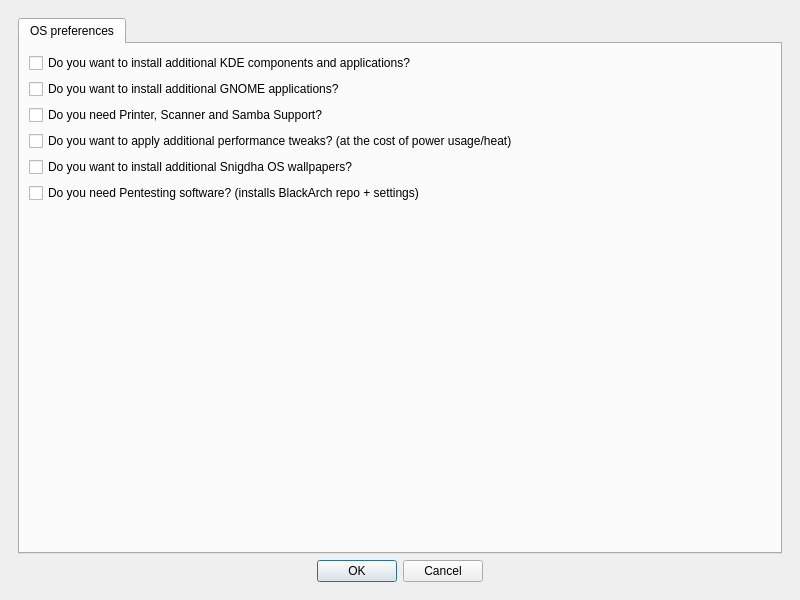
<?xml version="1.0" encoding="UTF-8"?>
<ui version="4.0">
 <class>SnigdhaOSBlackbox</class>
 <widget class="QMainWindow" name="SnigdhaOSBlackbox">
  <property name="geometry">
   <rect>
    <x>0</x>
    <y>0</y>
    <width>800</width>
    <height>600</height>
   </rect>
  </property>
  <property name="windowTitle">
   <string>Snigdha OS BlackBox</string>
  </property>
  <widget class="QWidget" name="centralwidget">
   <layout class="QGridLayout" name="gridLayout">
    <item row="0" column="0">
     <widget class="QStackedWidget" name="mainStackedWidget">
      <property name="currentIndex">
       <number>2</number>
      </property>
      <widget class="QWidget" name="textWidget">
       <layout class="QGridLayout" name="gridLayout_2">
        <item row="3" column="0">
         <widget class="QDialogButtonBox" name="textWidget_buttonBox">
          <property name="enabled">
           <bool>true</bool>
          </property>
          <property name="standardButtons">
           <set>QDialogButtonBox::StandardButton::Cancel|QDialogButtonBox::StandardButton::Ok</set>
          </property>
          <property name="centerButtons">
           <bool>true</bool>
          </property>
         </widget>
        </item>
        <item row="2" column="0">
         <widget class="QStackedWidget" name="textStackedWidget">
          <property name="currentIndex">
           <number>5</number>
          </property>
          <widget class="QWidget" name="textWidget_welcome">
           <layout class="QGridLayout" name="gridLayout_3">
            <item row="0" column="0">
             <widget class="QLabel" name="label">
              <property name="sizePolicy">
               <sizepolicy hsizetype="Preferred" vsizetype="Maximum">
                <horstretch>0</horstretch>
                <verstretch>0</verstretch>
               </sizepolicy>
              </property>
              <property name="text">
               <string>&lt;html&gt;&lt;head/&gt;&lt;body&gt;&lt;p&gt;&lt;span style=&quot; font-size:24pt;&quot;&gt;Welcome to &lt;/span&gt;&lt;span style=&quot; font-size:24pt; font-weight:700;&quot;&gt;Snigdha OS!&lt;/span&gt;&lt;span style=&quot; font-size:24pt;&quot;&gt;😊&lt;/span&gt;&lt;br/&gt;&lt;span style=&quot; font-weight:700;&quot;&gt;Snigdha OS BlackBox&lt;/span&gt; will help you set up tools on your system to your necessaries.&lt;/p&gt;&lt;p&gt;Before the Snigdha OS Black Box can continue, initial system updates have to be applied and the Snigdha OS Assistant is updated.&lt;br/&gt;Make sure you have a working internet connection before you continue.&lt;/p&gt;&lt;p&gt;This application is inspired from &lt;span style=&quot; font-weight:700;&quot;&gt;Garuda Linux&lt;/span&gt;&lt;/p&gt;&lt;/body&gt;&lt;/html&gt;</string>
              </property>
              <property name="textFormat">
               <enum>Qt::TextFormat::RichText</enum>
              </property>
              <property name="scaledContents">
               <bool>true</bool>
              </property>
              <property name="alignment">
               <set>Qt::AlignmentFlag::AlignCenter</set>
              </property>
              <property name="wordWrap">
               <bool>true</bool>
              </property>
             </widget>
            </item>
           </layout>
          </widget>
          <widget class="QWidget" name="textWidget_updateRetry">
           <layout class="QGridLayout" name="gridLayout_5">
            <item row="0" column="0">
             <widget class="QLabel" name="label_2">
              <property name="sizePolicy">
               <sizepolicy hsizetype="Preferred" vsizetype="Maximum">
                <horstretch>0</horstretch>
                <verstretch>0</verstretch>
               </sizepolicy>
              </property>
              <property name="text">
               <string>&lt;html&gt;&lt;head/&gt;&lt;body&gt;&lt;p&gt;&lt;span style=&quot; font-size:20pt;&quot;&gt;Update failed!😒&lt;/span&gt;&lt;br/&gt;System update failed. Try again?😬&lt;/p&gt;&lt;p&gt;&lt;a href=&quot;https://forum.snigdhaos.org&quot;&gt;&lt;span style=&quot; text-decoration: underline; color:#754ffe;&quot;&gt;Visit the Snigdha OS Forum&lt;/span&gt;&lt;/a&gt; if further issues occour.&lt;br/&gt;Finishing this update via the Snigdha OS Blackbox is highly recommended in order to apply release-specific fixes.&lt;/p&gt;&lt;/body&gt;&lt;/html&gt;</string>
              </property>
              <property name="textFormat">
               <enum>Qt::TextFormat::RichText</enum>
              </property>
              <property name="scaledContents">
               <bool>true</bool>
              </property>
              <property name="alignment">
               <set>Qt::AlignmentFlag::AlignCenter</set>
              </property>
              <property name="wordWrap">
               <bool>true</bool>
              </property>
              <property name="openExternalLinks">
               <bool>true</bool>
              </property>
             </widget>
            </item>
           </layout>
          </widget>
          <widget class="QWidget" name="textWidget_nvidia">
           <layout class="QGridLayout" name="gridLayout_11">
            <item row="0" column="0">
             <widget class="QLabel" name="label_6">
              <property name="sizePolicy">
               <sizepolicy hsizetype="Preferred" vsizetype="Maximum">
                <horstretch>0</horstretch>
                <verstretch>0</verstretch>
               </sizepolicy>
              </property>
              <property name="text">
               <string>&lt;html&gt;&lt;head/&gt;&lt;body&gt;&lt;p&gt;&lt;span style=&quot; font-size:20pt;&quot;&gt;NVIDIA drivers&lt;/span&gt;&lt;/p&gt;&lt;p&gt;Additional nonfree NVIDIA graphics drivers are available. Do you want to install them?&lt;/p&gt;&lt;/body&gt;&lt;/html&gt;</string>
              </property>
              <property name="textFormat">
               <enum>Qt::TextFormat::RichText</enum>
              </property>
              <property name="scaledContents">
               <bool>true</bool>
              </property>
              <property name="alignment">
               <set>Qt::AlignmentFlag::AlignCenter</set>
              </property>
              <property name="wordWrap">
               <bool>true</bool>
              </property>
              <property name="openExternalLinks">
               <bool>true</bool>
              </property>
             </widget>
            </item>
           </layout>
          </widget>
          <widget class="QWidget" name="textWidget_applyRetry">
           <layout class="QGridLayout" name="gridLayout_8">
            <item row="0" column="0">
             <widget class="QLabel" name="label_4">
              <property name="sizePolicy">
               <sizepolicy hsizetype="Preferred" vsizetype="Maximum">
                <horstretch>0</horstretch>
                <verstretch>0</verstretch>
               </sizepolicy>
              </property>
              <property name="text">
               <string>&lt;html&gt;&lt;head/&gt;&lt;body&gt;&lt;p&gt;&lt;span style=&quot; font-size:20pt;&quot;&gt;Failed to Apply😒!&lt;/span&gt;&lt;br/&gt;Applying system changes failed. Try again😄?&lt;/p&gt;&lt;p&gt;&lt;a href=&quot;https://forum.snigdhaos.org&quot;&gt;&lt;span style=&quot; text-decoration: underline; color:#754ffe;&quot;&gt;Visit the Snigdha OS Forum&lt;/span&gt;&lt;/a&gt; if further issues occour.&lt;/p&gt;&lt;/body&gt;&lt;/html&gt;</string>
              </property>
              <property name="textFormat">
               <enum>Qt::TextFormat::RichText</enum>
              </property>
              <property name="scaledContents">
               <bool>true</bool>
              </property>
              <property name="alignment">
               <set>Qt::AlignmentFlag::AlignCenter</set>
              </property>
              <property name="wordWrap">
               <bool>true</bool>
              </property>
              <property name="openExternalLinks">
               <bool>true</bool>
              </property>
             </widget>
            </item>
           </layout>
          </widget>
          <widget class="QWidget" name="textWidget_success">
           <layout class="QGridLayout" name="gridLayout_9">
            <item row="0" column="0">
             <widget class="QLabel" name="label_5">
              <property name="sizePolicy">
               <sizepolicy hsizetype="Preferred" vsizetype="Maximum">
                <horstretch>0</horstretch>
                <verstretch>0</verstretch>
               </sizepolicy>
              </property>
              <property name="text">
               <string>&lt;html&gt;&lt;head/&gt;&lt;body&gt;&lt;p&gt;&lt;span style=&quot; font-size:20pt;&quot;&gt;Success!😎&lt;/span&gt;&lt;br/&gt;Your system is set up and ready to go!&lt;/p&gt;&lt;p&gt;&lt;a href=&quot;https://forum.snigdhais.org&quot;&gt;&lt;span style=&quot; text-decoration: underline; color:#754ffe;&quot;&gt;Visit the Snigdha OS Forum&lt;/span&gt;&lt;/a&gt; if issues occour.&lt;br/&gt;&lt;a href=&quot;https://snigdhaos.org/&quot;&gt;&lt;span style=&quot; text-decoration: underline; color:#754ffe;&quot;&gt;Snigdha OS Documentation&lt;br/&gt;&lt;/span&gt;&lt;/a&gt;&lt;a href=&quot;https://wiki.archlinux.org/&quot;&gt;&lt;span style=&quot; text-decoration: underline; color:#754ffe;&quot;&gt;Arch Linux Wiki&lt;/span&gt;&lt;/a&gt;&lt;/p&gt;&lt;/body&gt;&lt;/html&gt;</string>
              </property>
              <property name="textFormat">
               <enum>Qt::TextFormat::RichText</enum>
              </property>
              <property name="scaledContents">
               <bool>true</bool>
              </property>
              <property name="alignment">
               <set>Qt::AlignmentFlag::AlignCenter</set>
              </property>
              <property name="wordWrap">
               <bool>true</bool>
              </property>
              <property name="openExternalLinks">
               <bool>true</bool>
              </property>
             </widget>
            </item>
           </layout>
          </widget>
          <widget class="QWidget" name="textWidget_quit">
           <layout class="QGridLayout" name="gridLayout_6">
            <item row="0" column="0">
             <widget class="QLabel" name="label_3">
              <property name="sizePolicy">
               <sizepolicy hsizetype="Preferred" vsizetype="Maximum">
                <horstretch>0</horstretch>
                <verstretch>0</verstretch>
               </sizepolicy>
              </property>
              <property name="text">
               <string>&lt;html&gt;&lt;head/&gt;&lt;body&gt;&lt;p&gt;&lt;span style=&quot; font-size:20pt;&quot;&gt;Before you go🧸&lt;/span&gt;&lt;/p&gt;&lt;p&gt;You can restart the Snigdha OS Assistant at any time.&lt;br/&gt;Finishing the Snigdha OS Assistant is recommended in order to apply release-specific fixes.&lt;/p&gt;&lt;p&gt;&lt;a href=&quot;https://forum.snigdhaos.org&quot;&gt;&lt;span style=&quot; text-decoration: underline; color:#754ffe;&quot;&gt;Visit the Snigdha OS Forum&lt;/span&gt;&lt;/a&gt; if issues occour.&lt;br/&gt;&lt;a href=&quot;https://snigdhaos.org/documentation/&quot;&gt;&lt;span style=&quot; text-decoration: underline; color:#754ffe;&quot;&gt;Snigdha OS Documentation&lt;br/&gt;&lt;/span&gt;&lt;/a&gt;&lt;a href=&quot;https://wiki.archlinux.org/&quot;&gt;&lt;span style=&quot; text-decoration: underline; color:#754ffe;&quot;&gt;Arch Linux Wiki&lt;/span&gt;&lt;/a&gt;&lt;/p&gt;&lt;/body&gt;&lt;/html&gt;</string>
              </property>
              <property name="textFormat">
               <enum>Qt::TextFormat::RichText</enum>
              </property>
              <property name="scaledContents">
               <bool>true</bool>
              </property>
              <property name="alignment">
               <set>Qt::AlignmentFlag::AlignCenter</set>
              </property>
              <property name="wordWrap">
               <bool>true</bool>
              </property>
              <property name="openExternalLinks">
               <bool>true</bool>
              </property>
             </widget>
            </item>
           </layout>
          </widget>
         </widget>
        </item>
       </layout>
      </widget>
      <widget class="QWidget" name="waitingWidget">
       <layout class="QGridLayout" name="gridLayout_4">
        <item row="3" column="0">
         <spacer name="verticalSpacer_2">
          <property name="orientation">
           <enum>Qt::Orientation::Vertical</enum>
          </property>
          <property name="sizeHint" stdset="0">
           <size>
            <width>20</width>
            <height>40</height>
           </size>
          </property>
         </spacer>
        </item>
        <item row="1" column="0">
         <widget class="QProgressBar" name="progressBar">
          <property name="maximum">
           <number>0</number>
          </property>
          <property name="value">
           <number>0</number>
          </property>
         </widget>
        </item>
        <item row="0" column="0">
         <spacer name="verticalSpacer">
          <property name="orientation">
           <enum>Qt::Orientation::Vertical</enum>
          </property>
          <property name="sizeHint" stdset="0">
           <size>
            <width>20</width>
            <height>40</height>
           </size>
          </property>
         </spacer>
        </item>
        <item row="2" column="0">
         <widget class="QLabel" name="waitingWidget_text">
          <property name="text">
           <string>TextLabel</string>
          </property>
          <property name="alignment">
           <set>Qt::AlignmentFlag::AlignCenter</set>
          </property>
         </widget>
        </item>
       </layout>
      </widget>
      <widget class="QWidget" name="selectWidget">
       <layout class="QGridLayout" name="gridLayout_7">
        <item row="0" column="0">
         <widget class="QTabWidget" name="selectWidget_tabs">
          <property name="sizePolicy">
           <sizepolicy hsizetype="Expanding" vsizetype="Ignored">
            <horstretch>0</horstretch>
            <verstretch>0</verstretch>
           </sizepolicy>
          </property>
          <property name="currentIndex">
           <number>0</number>
          </property>
          <property name="elideMode">
           <enum>Qt::TextElideMode::ElideNone</enum>
          </property>
          <widget class="QWidget" name="tab">
           <attribute name="title">
            <string>OS preferences</string>
           </attribute>
           <layout class="QGridLayout" name="gridLayout_10">
            <item row="15" column="0">
             <spacer name="verticalSpacer_3">
              <property name="orientation">
               <enum>Qt::Orientation::Vertical</enum>
              </property>
              <property name="sizeHint" stdset="0">
               <size>
                <width>20</width>
                <height>344</height>
               </size>
              </property>
             </spacer>
            </item>
            <item row="14" column="0">
             <widget class="QCheckBox" name="checkBox_Blackarch">
              <property name="text">
               <string>Do you need Pentesting software? (installs BlackArch repo + settings)</string>
              </property>
              <property name="packages" stdset="0">
               <stringlist notr="true">
                <string>blackarch-keyring</string>
                <string>blackarch-menus</string>
                <string>blackarch-mirrorlist</string>
               </stringlist>
              </property>
              <property name="prepare_commands" stdset="0">
               <stringlist notr="true">
                <string>sh &lt;(wget -qO- https://blackarch.org/strap.sh)</string>
               </stringlist>
              </property>
              <property name="setup_commands" stdset="0">
               <stringlist notr="true">
                <string>sed -i 's/#server/server/g' /etc/pacman.d/blackarch-mirrorlist</string>
               </stringlist>
              </property>
             </widget>
            </item>
            <item row="6" column="0">
             <widget class="QCheckBox" name="checkBox_Wallpaper">
              <property name="text">
               <string>Do you want to install additional Snigdha OS wallpapers?</string>
              </property>
              <property name="packages" stdset="0">
               <stringlist notr="true">
                <string>snigdhaos-additional-wallpapers</string>
               </stringlist>
              </property>
             </widget>
            </item>
            <item row="3" column="0">
             <widget class="QCheckBox" name="checkBox_GNOME">
              <property name="text">
               <string>Do you want to install additional GNOME applications?</string>
              </property>
              <property name="packages" stdset="0">
               <stringlist notr="true">
                <string>nautilus-image-converter</string>
                <string>nautilus-share</string>
                <string>nautilus-sendto</string>
                <string>eog-plugins</string>
                <string>grilo-plugins</string>
                <string>gnome-logs</string>
                <string>gnome-sound-recorder</string>
                <string>gnome-user-share</string>
                <string>lollypop</string>
                <string>celluloid</string>
               </stringlist>
              </property>
             </widget>
            </item>
            <item row="2" column="0">
             <widget class="QCheckBox" name="checkBox_KDE">
              <property name="text">
               <string>Do you want to install additional KDE components and applications?</string>
              </property>
              <property name="packages" stdset="0">
               <stringlist notr="true">
                <string>appmenu-gtk-module</string>
                <string>ark</string>
                <string>bluedevil</string>
                <string>breeze</string>
                <string>breeze-gtk</string>
                <string>colord-kde</string>
                <string>dolphin-plugins</string>
                <string>drkonqi</string>
                <string>filelight</string>
                <string>ffmpegthumbs</string>
                <string>gwenview</string>
                <string>icoutils</string>
                <string>kaccounts-providers</string>
                <string>kactivitymanagerd</string>
                <string>kamera</string>
                <string>kamoso</string>
                <string>kate</string>
                <string>kcalc</string>
                <string>kcron</string>
                <string>kde-cli-tools</string>
                <string>kde-gtk-config</string>
                <string>kde-service-menu-reimage</string>
                <string>kde-servicemenus-encfs</string>
                <string>kde-servicemenus-komparemenu</string>
                <string>kde-servicemenus-pdf</string>
                <string>kde-servicemenus-pdf-encrypt-decrypt</string>
                <string>kde-servicemenus-officeconverter</string>
                <string>kde-servicemenus-sendtodesktop</string>
                <string>kde-servicemenus-setaswallpaper</string>
                <string>kdeconnect</string>
                <string>kdecoration</string>
                <string>kdegraphics-thumbnailers</string>
                <string>kdeplasma-addons</string>
                <string>kdf</string>
                <string>kdialog</string>
                <string>keditbookmarks</string>
                <string>kfind</string>
                <string>kgamma5</string>
                <string>khelpcenter</string>
                <string>khotkeys</string>
                <string>kimageformats</string>
                <string>kinfocenter</string>
                <string>kio-extras</string>
                <string>kio-fuse</string>
                <string>kio-gdrive</string>
                <string>kleopatra</string>
                <string>kmenuedit</string>
                <string>kompare</string>
                <string>konsole</string>
                <string>krdc</string>
                <string>krename</string>
                <string>krfb</string>
                <string>kscreen</string>
                <string>ksshaskpass</string>
                <string>ksystemlog</string>
                <string>kwalletmanager</string>
                <string>kwrited</string>
                <string>milou</string>
                <string>okular</string>
                <string>partitionmanager</string>
                <string>plasma-browser-integration</string>
                <string>plasma-desktop</string>
                <string>plasma-disks</string>
                <string>plasma-firewall</string>
                <string>plasma-integration</string>
                <string>plasma-nm</string>
                <string>plasma-pa</string>
                <string>plasma-systemmonitor</string>
                <string>plasma-thunderbolt</string>
                <string>plasma-vault</string>
                <string>plasma-workspace</string>
                <string>plasma-workspace-wallpapers</string>
                <string>polkit-kde-agent</string>
                <string>powerdevil</string>
                <string>qt5-imageformats</string>
                <string>quota-tools</string>
                <string>resvg</string>
                <string>rootactions-servicemenu</string>
                <string>ruby</string>
                <string>spectacle</string>
                <string>systemsettings</string>
                <string>yakuake</string>
               </stringlist>
              </property>
             </widget>
            </item>
            <item row="5" column="0">
             <widget class="QCheckBox" name="checkBox_Performance">
              <property name="text">
               <string>Do you want to apply additional performance tweaks? (at the cost of power usage/heat)</string>
              </property>
              <property name="packages" stdset="0">
               <stringlist notr="true">
                <string>performance-tweaks</string>
               </stringlist>
              </property>
             </widget>
            </item>
            <item row="16" column="0">
             <spacer name="verticalSpacer_3">
              <property name="orientation">
               <enum>Qt::Orientation::Vertical</enum>
              </property>
              <property name="sizeHint" stdset="0">
               <size>
                <width>20</width>
                <height>344</height>
               </size>
              </property>
             </spacer>
            </item>
            <item row="4" column="0">
             <widget class="QCheckBox" name="checkBox_Samba">
              <property name="text">
               <string>Do you need Printer, Scanner and Samba Support?</string>
              </property>
             </widget>
            </item>
           </layout>
          </widget>
         </widget>
        </item>
        <item row="1" column="0">
         <widget class="QDialogButtonBox" name="selectWidget_buttonBox">
          <property name="orientation">
           <enum>Qt::Orientation::Horizontal</enum>
          </property>
          <property name="standardButtons">
           <set>QDialogButtonBox::StandardButton::Cancel|QDialogButtonBox::StandardButton::Ok</set>
          </property>
          <property name="centerButtons">
           <bool>true</bool>
          </property>
         </widget>
        </item>
       </layout>
      </widget>
     </widget>
    </item>
   </layout>
  </widget>
 </widget>
 <resources/>
 <connections/>
</ui>
